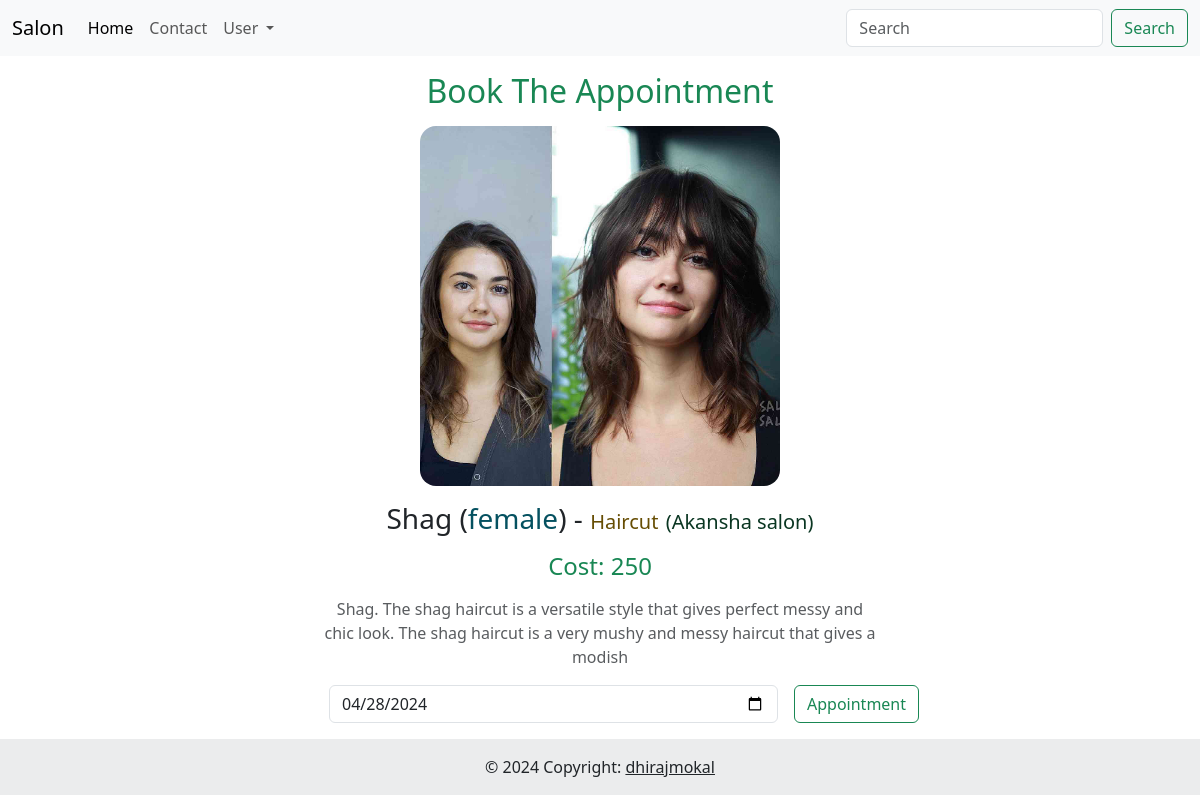
Screenshot of /salon/user/service/appointment/3 (signed in) with the database file from the repository.
### salon/models.py (models this page shows, shortened)
class Servies_Types(models.Model):
    MALE = 'male'
    FEMALE = 'female'
    BOTH = 'both'
    GENDER_CHOICES = [
        (MALE, 'Male'),
        (FEMALE, 'Female'),
        (BOTH, 'Both'),
    ]
    service_type_name = models.CharField(max_length=100)
    service_image = models.ImageField(
        max_length=255, default='', upload_to='service/image')
    service_cost = models.IntegerField()
    gender = models.CharField(max_length=10, choices=GENDER_CHOICES)
    business = models.ForeignKey(Business, on_delete=models.CASCADE)
    services = models.ForeignKey(Services, on_delete=models.CASCADE)
    description = models.TextField(default='')
    class Meta:
        unique_together = ['service_type_name', 'business']

class Services(models.Model):
    service_name = models.CharField(max_length=100, unique=True)
    service_icon = models.ImageField(
        max_length=255, default='', upload_to='service/icon')

class Business(models.Model):
    salon_owner_name = models.CharField(max_length=60)
    salon_name = models.CharField(max_length=40)
    salon_email = models.EmailField(max_length=40, unique=True)
    salon_location = models.CharField(
        max_length=100, default=None, blank=True, null=True)
    salon_address = models.CharField(max_length=150, default='')
    salon_profile_pic = models.ImageField(
        max_length=255, default='', upload_to='business/profile')
    open_time = models.TimeField(default=None, blank=True, null=True)
    closing_time = models.TimeField(default=None, blank=True, null=True)
    password = models.TextField()

### salon/views.py (the view, shortened to what this page needs)
# urls.py: path("user/service/appointment/<int:service_id>", views.book_appointment, name="book_appointment"),
@user_login_required
def book_appointment(req, service_id):
    selected_service = Servies_Types.objects.select_related(
        'business', 'services').filter(id=service_id).first()
    return render(req, "salon/user/appointment.html", {'session': req.session, 'selected_service': selected_service})

### salon/utils.py (called while the page is built)
def user_login_required(func):
    @wraps(func)
    def wrapper(request, *args, **kwargs):
        if not request.session._SessionBase__session_key or request.session['loggedIn'] != True or request.session['type_of_loggedin'] != "user":
            messages.warning(request, "Please Login As User")
            return redirect('/salon')
        response = func(request, *args, **kwargs)
        return response
    return wrapper

### templates/salon/user/appointment.html (shortened to what this page needs)
{% extends 'salon/salonbase.html' %}
{% load static %}
{% block body %}
<head>
    <link href="{% static "css/appointment.css" %}" rel="stylesheet">
</head>
<div class="container text-center">
    <h2 class="text-success mt-3">Book The Appointment</h2>
    <img src="/media/{{selected_service.service_image}}" class="service_image rounded-4 align-self-center mt-2"/>
    <h3 class="mt-3">
        {{selected_service.service_type_name}}
         (<span class="text-info-emphasis">{{selected_service.gender}}</span>) -
        <span class="fs-5 text-warning-emphasis">{{selected_service.services.service_name}}</span>
        <span class="fs-5 text-success-emphasis" style="cursor: pointer;" data-bs-toggle="modal" data-bs-target="#salonDetails">({{selected_service.business.salon_name}})</span>
    </h3>
    <h4 class="mt-3 text-success">Cost: {{selected_service.service_cost}} </h4>
    <p class="card-body w-50 mx-auto text-body-secondary mt-3">{{selected_service.description}}</p>
    <div class="row g-3 w-50 mx-auto">
      <div class="col">
        <input type="date" class="form-control" id="appointment_date" min="">
      </div>
      <div class="col-lg-2">
        <button class="btn btn-outline-success" id="get_appointment">Appointment</button>
      </div>
    </div>
</div>
{% endblock body %}

### static/css/appointment.css (style rules this page uses)
.service_image { width: 30vw; height: auto; }

### rows the page displays
Servies_Types: service_image (picture), service_type_name "Shag", gender "female", services.service_name "Haircut", business.salon_name "Akansha salon", service_cost "250", description "Shag. The shag haircut is a versatile style that gives perfect messy and chic look. The shag haircut is a very mushy and messy haircut that gives a modish"
